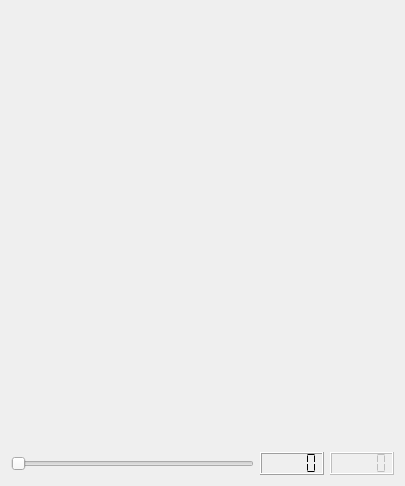
<?xml version="1.0" encoding="UTF-8"?>
<ui version="4.0">
 <class>View2D</class>
 <widget class="QWidget" name="View2D">
  <property name="geometry">
   <rect>
    <x>0</x>
    <y>0</y>
    <width>405</width>
    <height>486</height>
   </rect>
  </property>
  <property name="windowTitle">
   <string>Form</string>
  </property>
  <layout class="QGridLayout" name="gridLayout" rowstretch="1,0">
   <item row="0" column="0" colspan="2">
    <widget class="QVTKWidget" name="view" native="true"/>
   </item>
   <item row="1" column="1">
    <widget class="QLCDNumber" name="lcdNumber">
     <property name="toolTip">
      <string>Current slice number</string>
     </property>
     <property name="segmentStyle">
      <enum>QLCDNumber::Flat</enum>
     </property>
    </widget>
   </item>
   <item row="1" column="0">
    <widget class="QSlider" name="slider">
     <property name="orientation">
      <enum>Qt::Horizontal</enum>
     </property>
    </widget>
   </item>
   <item row="1" column="2">
    <widget class="QLCDNumber" name="objectCounterLcdNumber">
     <property name="enabled">
      <bool>false</bool>
     </property>
     <property name="toolTip">
      <string>Number of objects in current slice</string>
     </property>
     <property name="segmentStyle">
      <enum>QLCDNumber::Flat</enum>
     </property>
    </widget>
   </item>
  </layout>
 </widget>
 <customwidgets>
  <customwidget>
   <class>QVTKWidget</class>
   <extends>QWidget</extends>
   <header>QVTKWidget.h</header>
   <container>1</container>
  </customwidget>
 </customwidgets>
 <resources/>
 <connections/>
</ui>
